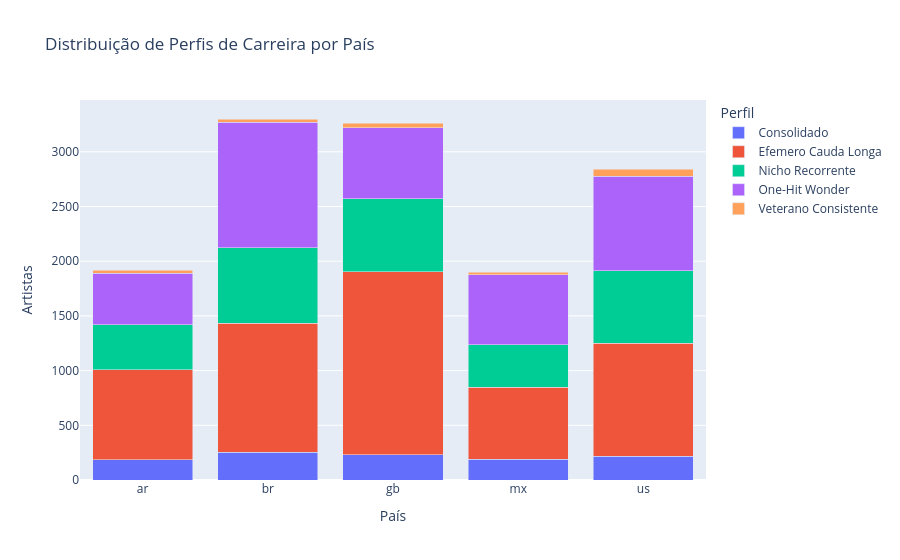

Write notebook code for a chart like this one.
### Markdown cell above
## 4. Distribuição de Perfis por País

### Code cell
profile_counts = df.groupby(['country','profile']).size().reset_index(name='count')
fig = px.bar(profile_counts, x='country', y='count', color='profile',
    title='Distribuição de Perfis de Carreira por País',
    barmode='stack', labels={'count':'Artistas','country':'País','profile':'Perfil'})
fig.show()

### Figure 1 — Plotly figure (JSON) as saved in the notebook; plotly's stock layout.template omitted (floating-point values rounded to 4 significant figures)
{"data": [{"hovertemplate": "Perfil=Consolidado<br>País=%{x}<br>Artistas=%{y}<extra></extra>", "legendgroup": "Consolidado", "marker": {"color": "#636efa", "pattern": {"shape": ""}}, "name": "Consolidado", "orientation": "v", "showlegend": true, "textposition": "auto", "type": "bar", "x": ["ar", "br", "gb", "mx", "us"], "xaxis": "x", "y": [185, 253, 230, 190, 215], "yaxis": "y"}, {"hovertemplate": "Perfil=Efemero Cauda Longa<br>País=%{x}<br>Artistas=%{y}<extra></extra>", "legendgroup": "Efemero Cauda Longa", "marker": {"color": "#EF553B", "pattern": {"shape": ""}}, "name": "Efemero Cauda Longa", "orientation": "v", "showlegend": true, "textposition": "auto", "type": "bar", "x": ["ar", "br", "gb", "mx", "us"], "xaxis": "x", "y": [823, 1178, 1672, 660, 1037], "yaxis": "y"}, {"hovertemplate": "Perfil=Nicho Recorrente<br>País=%{x}<br>Artistas=%{y}<extra></extra>", "legendgroup": "Nicho Recorrente", "marker": {"color": "#00cc96", "pattern": {"shape": ""}}, "name": "Nicho Recorrente", "orientation": "v", "showlegend": true, "textposition": "auto", "type": "bar", "x": ["ar", "br", "gb", "mx", "us"], "xaxis": "x", "y": [412, 690, 671, 387, 661], "yaxis": "y"}, {"hovertemplate": "Perfil=One-Hit Wonder<br>País=%{x}<br>Artistas=%{y}<extra></extra>", "legendgroup": "One-Hit Wonder", "marker": {"color": "#ab63fa", "pattern": {"shape": ""}}, "name": "One-Hit Wonder", "orientation": "v", "showlegend": true, "textposition": "auto", "type": "bar", "x": ["ar", "br", "gb", "mx", "us"], "xaxis": "x", "y": [470, 1150, 648, 638, 865], "yaxis": "y"}, {"hovertemplate": "Perfil=Veterano Consistente<br>País=%{x}<br>Artistas=%{y}<extra></extra>", "legendgroup": "Veterano Consistente", "marker": {"color": "#FFA15A", "pattern": {"shape": ""}}, "name": "Veterano Consistente", "orientation": "v", "showlegend": true, "textposition": "auto", "type": "bar", "x": ["ar", "br", "gb", "mx", "us"], "xaxis": "x", "y": [29, 29, 39, 24, 64], "yaxis": "y"}], "layout": {"barmode": "stack", "legend": {"title": {"text": "Perfil"}, "tracegroupgap": 0}, "title": {"text": "Distribuição de Perfis de Carreira por País"}, "xaxis": {"anchor": "y", "domain": [0, 1], "title": {"text": "País"}}, "yaxis": {"anchor": "x", "domain": [0, 1], "title": {"text": "Artistas"}}}}
